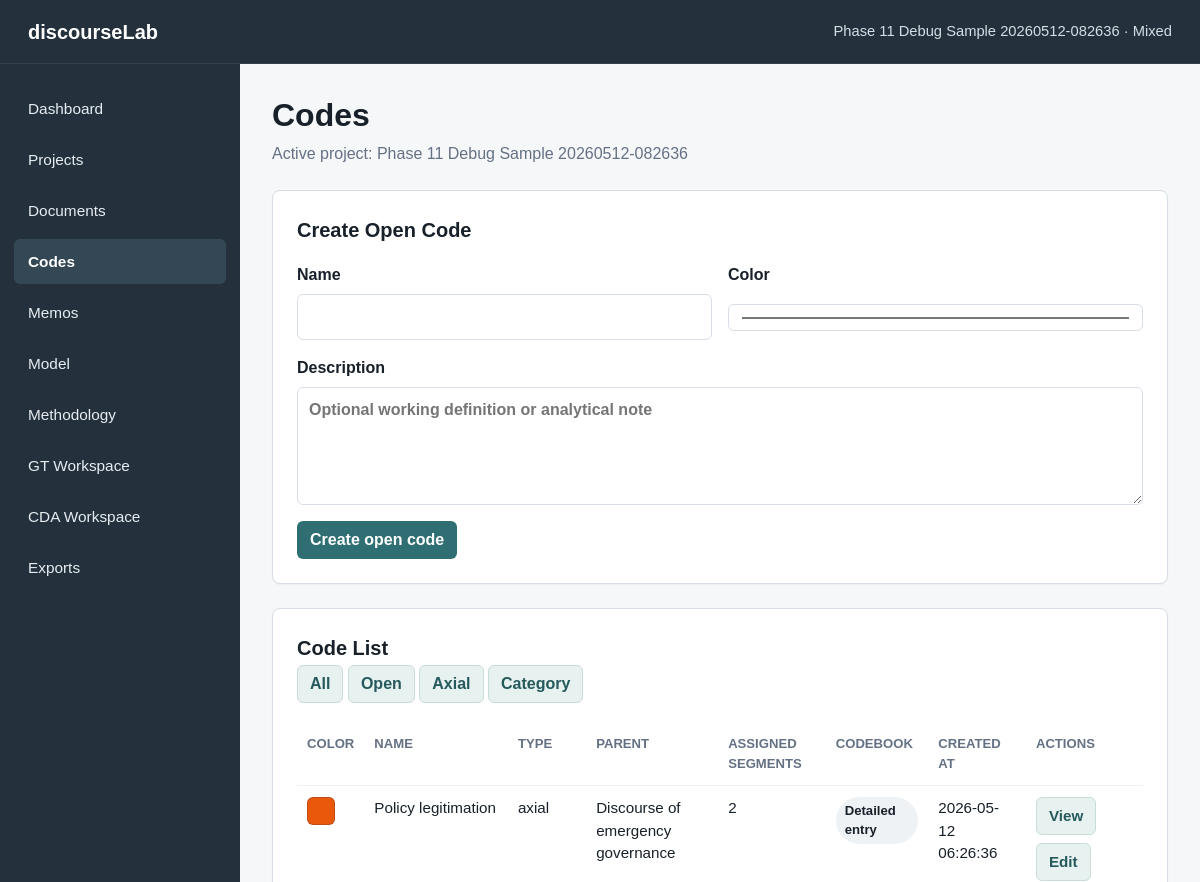
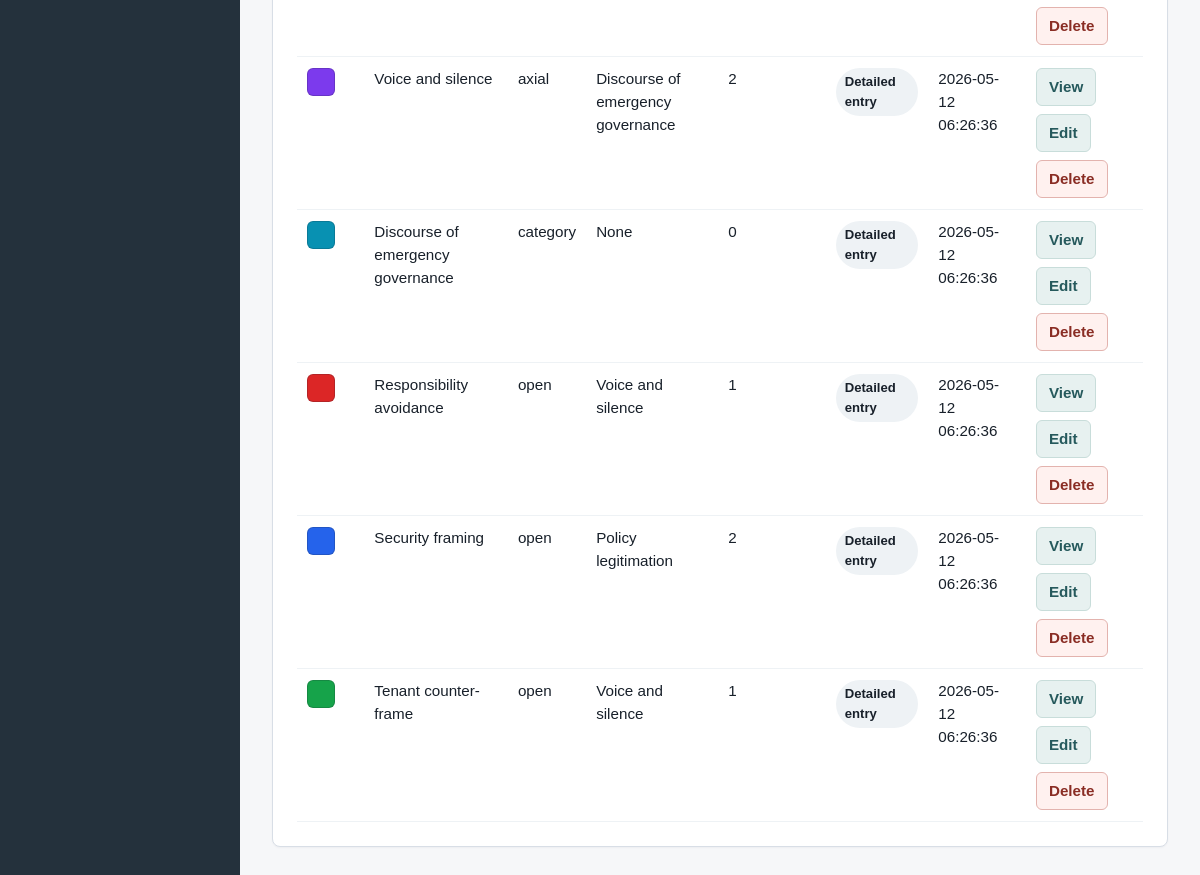
Page /codes on the committed database (2 pictures, top to bottom).
### tables this page shows
CREATE TABLE projects (
    id INTEGER PRIMARY KEY AUTOINCREMENT,
    name TEXT NOT NULL,
    description TEXT,
    created_at TEXT NOT NULL DEFAULT CURRENT_TIMESTAMP,
    updated_at TEXT NOT NULL DEFAULT CURRENT_TIMESTAMP
, methodology_mode TEXT NOT NULL DEFAULT 'mixed', status TEXT NOT NULL DEFAULT 'active', last_opened_at TEXT, research_goal TEXT, principal_investigator TEXT);

CREATE TABLE codes (
    id INTEGER PRIMARY KEY AUTOINCREMENT,
    project_id INTEGER NOT NULL,
    name TEXT NOT NULL,
    description TEXT,
    code_type TEXT NOT NULL DEFAULT 'open',
    color TEXT NOT NULL DEFAULT '#2563eb',
    parent_id INTEGER,
    definition TEXT,
    include_when TEXT,
    exclude_when TEXT,
    example TEXT,
    analytical_note TEXT,
    created_at TEXT NOT NULL DEFAULT CURRENT_TIMESTAMP,
    updated_at TEXT NOT NULL DEFAULT CURRENT_TIMESTAMP, gt_conditions TEXT, gt_context TEXT, gt_actions_interactions TEXT, gt_consequences TEXT, gt_properties TEXT, gt_dimensions TEXT, gt_theoretical_note TEXT,
    FOREIGN KEY (project_id) REFERENCES projects (id) ON DELETE CASCADE,
    FOREIGN KEY (parent_id) REFERENCES codes (id) ON DELETE SET NULL
);

### app.py (the view)
    @app.route("/codes")
    def codes():
        active_project = get_active_project()
        code_type_filter = request.args.get("code_type", "all").strip()
        if not project_supports_gt(active_project):
            code_type_filter = "open"
        codes_rows = get_codes_for_project(active_project["id"], code_type_filter)
        return render_template(
            "codes.html",
            title="Codes",
            active_page="codes",
            active_project=active_project,
            codes=codes_rows,
            code_type_filter=code_type_filter,
            default_code_color=DEFAULT_CODE_COLOR,
            supports_gt=project_supports_gt(active_project),
        )

### app.py (called while the page is built)
def get_db() -> sqlite3.Connection:
    if "db" not in g:
        g.db = sqlite3.connect(DATABASE)
        g.db.row_factory = sqlite3.Row
        g.db.execute("PRAGMA foreign_keys = ON")
    return g.db

def query_one(sql: str, params: tuple = ()) -> sqlite3.Row | None:
    return get_db().execute(sql, params).fetchone()

def query_all(sql: str, params: tuple = ()) -> list[sqlite3.Row]:
    return get_db().execute(sql, params).fetchall()

def get_project(project_id: int) -> sqlite3.Row | None:
    return query_one(
        """
        SELECT id, name, description, methodology_mode, status, last_opened_at,
               research_goal, principal_investigator, created_at, updated_at
        FROM projects
        WHERE id = ? AND status != 'deleted'
        """,
        (project_id,),
    )

def project_supports_gt(project: sqlite3.Row | dict) -> bool:
    return project["methodology_mode"] in {"gt", "mixed"}

def project_supports_cda(project: sqlite3.Row | dict) -> bool:
    return project["methodology_mode"] in {"cda", "mixed"}

### templates/codes.html
{% extends "base.html" %}
{% block content %}
<section class="page-header">
    <h1>Codes</h1>
    <p>Active project: {{ active_project.name }}</p>
</section>
<section class="info-panel import-panel">
    <h2>Create Open Code</h2>
    <form class="document-form" action="{{ url_for('create_code') }}" method="post">
        <div class="form-grid">
            <label>
                <span>Name</span>
                <input type="text" name="name" required>
            </label>
            <label>
                <span>Color</span>
                <input type="color" name="color" value="{{ default_code_color }}">
            </label>
        </div>
        <label>
            <span>Description</span>
            <textarea name="description" rows="4" placeholder="Optional working definition or analytical note"></textarea>
        </label>
        <button type="submit" class="button-primary">Create open code</button>
    </form>
</section>
<section class="info-panel">
    <h2>Code List</h2>
    <div class="detail-actions">
        {% set filters = [("all", "All"), ("open", "Open"), ("axial", "Axial"), ("category", "Category")] if supports_gt else [("open", "Open")] %}
        {% for value, label in filters %}
            <a class="button-secondary" href="{{ url_for('codes', code_type=value) }}">{{ label }}</a>
        {% endfor %}
    </div>
    {% if codes %}
        <div class="table-wrap">
            <table class="data-table">
                <thead>
                    <tr>
                        <th>Color</th>
                        <th>Name</th>
                        <th>Type</th>
                        {% if supports_gt %}<th>Parent</th>{% endif %}
                        <th>Assigned segments</th>
                        <th>Codebook</th>
                        <th>Created at</th>
                        <th>Actions</th>
                    </tr>
                </thead>
                <tbody>
                    {% for code in codes %}
                        <tr>
                            <td><span class="color-swatch" style="background: {{ code.color }}"></span></td>
                            <td>{{ code.name }}</td>
                            <td>{{ code.code_type }}</td>
                            {% if supports_gt %}<td>{{ code.parent_name or "None" }}</td>{% endif %}
                            <td>{{ code.assigned_segment_count }}</td>
                            <td><span class="status-badge">{{ code.completeness }}</span></td>
                            <td>{{ code.created_at }}</td>
                            <td class="actions-cell">
                                <a class="button-secondary" href="{{ url_for('code_detail', code_id=code.id) }}">View</a>
                                {% if code.code_type in ["axial", "category"] and supports_gt %}
                                    <a class="button-secondary" href="{{ url_for('edit_gt_code', code_id=code.id) }}">Edit</a>
                                {% else %}
                                    <a class="button-secondary" href="{{ url_for('edit_code', code_id=code.id) }}">Edit</a>
                                {% endif %}
                                <form action="{{ url_for('delete_code', code_id=code.id) }}" method="post">
                                    <button type="submit" class="button-danger">Delete</button>
                                </form>
                            </td>
                        </tr>
                    {% endfor %}
                </tbody>
            </table>
        </div>
    {% else %}
        <p>No open codes created yet.</p>
    {% endif %}
</section>
{% endblock %}

### templates/base.html (shortened to what this page needs)
<!doctype html>
<html lang="en">
<head>
    <link rel="stylesheet" href="{{ url_for('static', filename='style.css') }}">
</head>
<body>
    <div class="app-shell">
        <header class="topbar">
            <div class="app-name">discourseLab</div>
            <div class="app-context">
                {{ active_project.name if active_project else "No active project" }}
                {% if active_project %}· {{ methodology_mode_labels[active_project.methodology_mode] }}{% endif %}
            </div>
        </header>
        <aside class="sidebar" aria-label="Main navigation">
            <nav class="sidebar-nav">
                <a href="{{ url_for('dashboard') }}" class="{{ 'active' if active_page == 'dashboard' else '' }}">Dashboard</a>
                <a href="{{ url_for('projects') }}" class="{{ 'active' if active_page == 'projects' else '' }}">Projects</a>
                <a href="{{ url_for('documents') }}" class="{{ 'active' if active_page == 'documents' else '' }}">Documents</a>
                <a href="{{ url_for('codes') }}" class="{{ 'active' if active_page == 'codes' else '' }}">Codes</a>
                <a href="{{ url_for('memos') }}" class="{{ 'active' if active_page == 'memos' else '' }}">Memos</a>
                <a href="{{ url_for('model_builder') }}" class="{{ 'active' if active_page == 'model' else '' }}">Model</a>
                <a href="{{ url_for('methodology') }}" class="{{ 'active' if active_page == 'methodology' else '' }}">Methodology</a>
                {% if supports_gt %}
                    <a href="{{ url_for('gt_workspace') }}" class="{{ 'active' if active_page == 'gt' else '' }}">GT Workspace</a>
                {% else %}
                    <span class="nav-disabled">GT Workspace</span>
                {% endif %}
                {% if supports_cda %}
                    <a href="{{ url_for('cda_workspace') }}" class="{{ 'active' if active_page == 'cda' else '' }}">CDA Workspace</a>
                {% else %}
                    <span class="nav-disabled">CDA Workspace</span>
                {% endif %}
                <a href="{{ url_for('exports') }}" class="{{ 'active' if active_page == 'exports' else '' }}">Exports</a>
            </nav>
        </aside>
        <main class="content">
            {% block content %}{% endblock %}
        </main>
    </div>
</body>
</html>

### static/style.css (style rules this page uses)
:root { --bg: #f6f7f9; --surface: #ffffff; --surface-muted: #eef2f5; --border: #d8dee6; --text: #18202a; --muted: #647184; --accent: #2f6f73; --accent-dark: #25595c; --accent-soft: #e7f1f0; --sidebar: #24313c; --sidebar-active: #334755; }
* { box-sizing: border-box; }
body { margin: 0; min-height: 100vh; background: var(--bg); color: var(--text); font-family: Arial, Helvetica, sans-serif; line-height: 1.5; }
a { color: inherit; }
.app-shell { display: grid; min-height: 100vh; grid-template-columns: 240px 1fr; grid-template-rows: 64px 1fr; }
.topbar { grid-column: 1 / -1; display: flex; align-items: center; justify-content: space-between; gap: 24px; padding: 0 28px; color: #ffffff; background: var(--sidebar); border-bottom: 1px solid rgba(255, 255, 255, 0.08); }
.app-name { font-size: 1.25rem; font-weight: 700; }
.app-context { color: #d5dde5; font-size: 0.92rem; text-align: right; }
.sidebar { background: var(--sidebar); color: #e7edf2; padding: 22px 14px; }
.sidebar-nav { display: flex; flex-direction: column; gap: 6px; }
.sidebar-nav a { display: block; padding: 11px 14px; border-radius: 6px; text-decoration: none; font-size: 0.96rem; }
.sidebar-nav a.active { background: var(--sidebar-active); color: #ffffff; font-weight: 700; }
.content { padding: 32px; max-width: 1240px; width: 100%; }
.page-header { margin-bottom: 24px; }
.page-header h1 { margin: 0 0 8px; font-size: 2rem; line-height: 1.2; }
.page-header p { margin: 0; max-width: 760px; color: var(--muted); }
.metric-card, .info-panel { background: var(--surface); border: 1px solid var(--border); border-radius: 8px; box-shadow: 0 1px 2px rgba(24, 32, 42, 0.04); }
.info-panel { padding: 24px; }
.info-panel h2 { margin: 0 0 10px; font-size: 1.25rem; }
.import-panel { margin-bottom: 24px; }
.document-form { display: grid; gap: 16px; margin-top: 18px; }
.form-grid { display: grid; grid-template-columns: repeat(2, minmax(0, 1fr)); gap: 16px; }
label { display: grid; gap: 7px; color: var(--text); font-weight: 700; }
input, select, textarea { width: 100%; border: 1px solid var(--border); border-radius: 6px; padding: 10px 11px; color: var(--text); background: #ffffff; font: inherit; }
textarea { resize: vertical; }
button, .button-primary, .button-secondary, .button-danger { display: inline-flex; align-items: center; justify-content: center; min-height: 38px; width: fit-content; border: 1px solid transparent; border-radius: 6px; padding: 8px 12px; font: inherit; font-weight: 700; line-height: 1; text-decoration: none; cursor: pointer; }
.button-primary { color: #ffffff; background: var(--accent); }
.button-secondary { color: var(--accent-dark); background: var(--accent-soft); border-color: #c8ddda; }
.button-danger { color: #8a2d24; background: #fff1ef; border-color: #e3b3ae; }
.table-wrap { overflow-x: auto; }
.data-table { width: 100%; min-width: 820px; border-collapse: collapse; font-size: 0.95rem; }
.data-table th, .data-table td { padding: 11px 10px; border-bottom: 1px solid var(--surface-muted); text-align: left; vertical-align: top; }
.data-table th { color: var(--muted); font-size: 0.82rem; text-transform: uppercase; }
.actions-cell { display: flex; flex-wrap: wrap; gap: 8px; }
.actions-cell form { margin: 0; }
.detail-actions { margin: -8px 0 20px; }
.color-swatch { display: inline-block; width: 28px; height: 28px; border: 1px solid rgba(24, 32, 42, 0.2); border-radius: 6px; vertical-align: middle; }
.memo-type-badge, .status-badge { display: inline-flex; align-items: center; min-height: 26px; border-radius: 999px; padding: 4px 9px; background: var(--surface-muted); color: var(--text); font-size: 0.82rem; font-weight: 700; }

### rows in the picture
projects: name "Phase 11 Debug Sample 20260512-082636", methodology_mode "Mixed"
codes: name "Policy legitimation", code_type "axial", parent_name "Discourse of emergency governance", assigned_segment_count "2", completeness "Detailed entry", created_at "2026-05-12 06:26:36"
codes: name "Voice and silence", code_type "axial", parent_name "Discourse of emergency governance", assigned_segment_count "2", completeness "Detailed entry", created_at "2026-05-12 06:26:36"
codes: name "Discourse of emergency governance", code_type "category", parent_name "None", assigned_segment_count "0", completeness "Detailed entry", created_at "2026-05-12 06:26:36"
codes: name "Responsibility avoidance", code_type "open", parent_name "Voice and silence", assigned_segment_count "1", completeness "Detailed entry", created_at "2026-05-12 06:26:36"
codes: name "Security framing", code_type "open", parent_name "Policy legitimation", assigned_segment_count "2", completeness "Detailed entry", created_at "2026-05-12 06:26:36"
codes: name "Tenant counter-frame", code_type "open", parent_name "Voice and silence", assigned_segment_count "1", completeness "Detailed entry", created_at "2026-05-12 06:26:36"

### other values in the picture
{{ label }} "All" "Open" "Axial" "Category"
